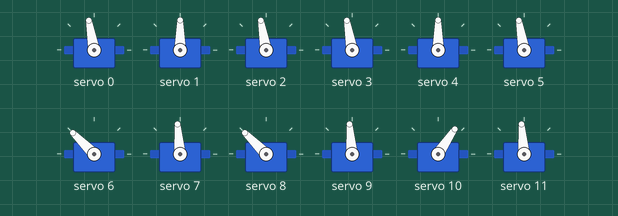
The sketch below on a simulated Arduino Uno, built with avr-gcc and run on an emulated ATmega328P. Shown: 12 × servo.

Above: at 0.1 s.
At 16.1 s:
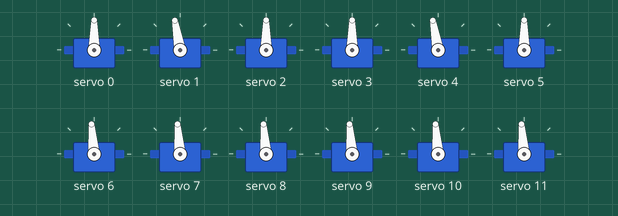
At 36.1 s:
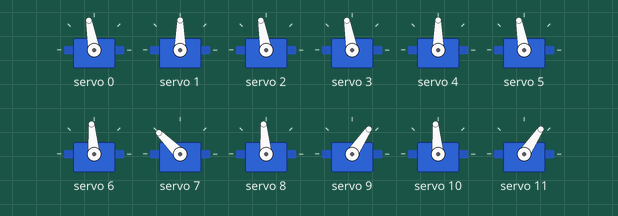
Timing chart, 0 to 37.6 s (numbered marks = the images above):
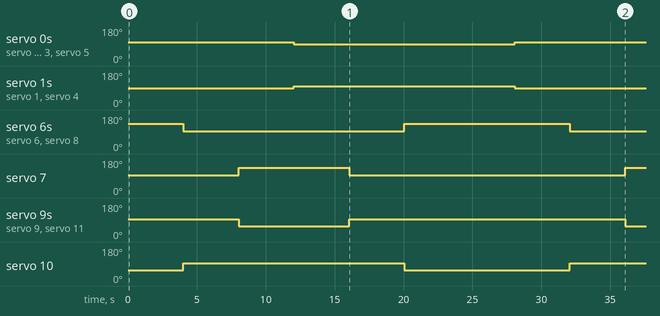

Measured:
- by itself, servo 0, servo 2, servo 3, servo 5: 100° → 90° at 12.0 s, → 100° 16.0 s later
- by itself, servo 1, servo 4: 90° → 100° at 12.0 s, → 90° 16.0 s later
- by itself, servo 6, servo 8: 135° → 95° at 4.0 s, → 135° 16.0 s later, → 95° 12.0 s later
- by itself, servo 7: 95° → 135° at 8.0 s, → 95° 8.0 s later, → 135° 20.0 s later
- by itself, servo 9, servo 11: 95° → 56° at 8.0 s, → 95° 8.0 s later, → 56° 20.0 s later
- by itself, servo 10: 56° → 95° at 4.0 s, → 56° 16.0 s later, → 95° 12.0 s later

The sketch:

hexapod.ino
```cpp
/*
Servo Driver Datasheet:
https://cdn-learn.adafruit.com/downloads/pdf/16-channel-pwm-servo-driver.pdf

Wiring:
A5 --> SCL
A4 --> SDA

Terminology:
 *with y axis orientated forward*
 - `legs` refer to the 6 servos connected to the body
     that rotate around the z axis.
 - `feet` refer to the servos on the ends of the legs
     that rotate around the x axis.
*/

//include relevent libraries
#include <Wire.h>
#include <Adafruit_PWMServoDriver.h>

//create a `PWMServoDriver` object called `pwm`
Adafruit_PWMServoDriver pwm = Adafruit_PWMServoDriver();

//the min and max servo pulse widths out of 4096
#define SERVOMIN    150
#define SERVOMAX    600

//the pause between each walking position
#define PAUSE_LENGTH 4000

//up and down servo positions in walking sequence (L = leg, F = foot)
#define LU    85    //leg up (forward)
#define LD    95    //leg down (bakward)
#define FLU   130   //front left foot up
#define FRU   50    //front right foot up
#define FLD   90    //front left foot down
#define FRD   90    //front right foot down

//variables
//keeps track of which walking position we are in for the switch...case
int mode = 0;

//two length 6 arrays to store the boolean positions of the limbs
int legs[6];
int feet[6];

void setup() {
    //serial is useful for debugging...
    Serial.begin(9600);
    //call begin on the pwm object (just establishes the i2c connection)
    //i.e. call WIRE.begin()
    pwm.begin();
    //set the frequency of how often the IC sends a pulse to the servos
    //can be from 40Hz - 1000Hz
    pwm.setPWMFreq(60);
}

void loop() {
    switch (mode){
        case 0:
            set_servos(LD,LU,LD, LD,LU,LD, FLU,FLD,FLU, FRD,FRU,FRD);
            break;
        case 1:
            set_servos(LD,LU,LD, LD,LU,LD, FLD,FLD,FLD, FRD,FRD,FRD);
            break;
        case 2:
            set_servos(LD,LU,LD, LD,LU,LD, FLD,FLU,FLD, FRU,FRD,FRU);
            break;
        case 3:
            set_servos(LU,LD,LU, LU,LD,LU, FLD,FLU,FLD, FRU,FRD,FRU);
            break;
        case 4:
            set_servos(LU,LD,LU, LU,LD,LU, FLD,FLD,FLD, FRD,FRD,FRD);
            break;
        case 5:
            set_servos(LU,LD,LU, LU,LD,LU, FLU,FLD,FLU, FRD,FRU,FRD);
            break;
    }
    if (mode++ > 5) mode = 0;
    delay(PAUSE_LENGTH);
}

//takes 12 servo positions (in degrees) and writes to the servos
void set_servos(int a, int b, int c, int d, int e, int f, int g, int h, int i, int j, int k, int l){
    set_servo(0,  a);
    set_servo(1,  b);
    set_servo(2,  c);
    set_servo(3,  d);
    set_servo(4,  e);
    set_servo(5,  f);
    set_servo(6,  g);
    set_servo(7,  h);
    set_servo(8,  i);
    set_servo(9,  j);
    set_servo(10, k);
    set_servo(11, l);
}

//function that moves a servo to an angle in degrees (0 - 180)
void set_servo(int servo, int angle){
    //define a variable for how long to have the pulse be on for
    //we do this by mapping the angle to the servo min and max pulse lengths
    int pulse_len = map(angle, 0, 180, SERVOMIN, SERVOMAX);
    //then we set the servo position to that pulse length
    //the second arg is 0 as the servos begin at high and then drop to low
    pwm.setPWM(servo, 0, pulse_len);
}
```
